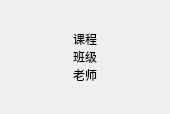
<?xml version="1.0" encoding="UTF-8"?>
<ui version="4.0">
 <class>ScheduleItemWidget</class>
 <widget class="QWidget" name="ScheduleItemWidget">
  <property name="geometry">
   <rect>
    <x>0</x>
    <y>0</y>
    <width>170</width>
    <height>114</height>
   </rect>
  </property>
  <property name="windowTitle">
   <string>Form</string>
  </property>
  <property name="styleSheet">
   <string notr="true"/>
  </property>
  <layout class="QGridLayout" name="gridLayout">
   <property name="horizontalSpacing">
    <number>5</number>
   </property>
   <property name="verticalSpacing">
    <number>0</number>
   </property>
   <item row="1" column="0">
    <widget class="QLabel" name="courseLabel">
     <property name="text">
      <string>课程</string>
     </property>
     <property name="alignment">
      <set>Qt::AlignCenter</set>
     </property>
    </widget>
   </item>
   <item row="0" column="0">
    <spacer name="verticalSpacer">
     <property name="orientation">
      <enum>Qt::Vertical</enum>
     </property>
     <property name="sizeHint" stdset="0">
      <size>
       <width>20</width>
       <height>20</height>
      </size>
     </property>
    </spacer>
   </item>
   <item row="3" column="0">
    <widget class="QLabel" name="teacherLabel">
     <property name="text">
      <string>老师</string>
     </property>
     <property name="alignment">
      <set>Qt::AlignCenter</set>
     </property>
    </widget>
   </item>
   <item row="2" column="0">
    <widget class="QLabel" name="classLabel">
     <property name="text">
      <string>班级</string>
     </property>
     <property name="alignment">
      <set>Qt::AlignCenter</set>
     </property>
    </widget>
   </item>
   <item row="4" column="0">
    <spacer name="verticalSpacer_2">
     <property name="orientation">
      <enum>Qt::Vertical</enum>
     </property>
     <property name="sizeHint" stdset="0">
      <size>
       <width>20</width>
       <height>20</height>
      </size>
     </property>
    </spacer>
   </item>
  </layout>
 </widget>
 <resources/>
 <connections/>
</ui>
